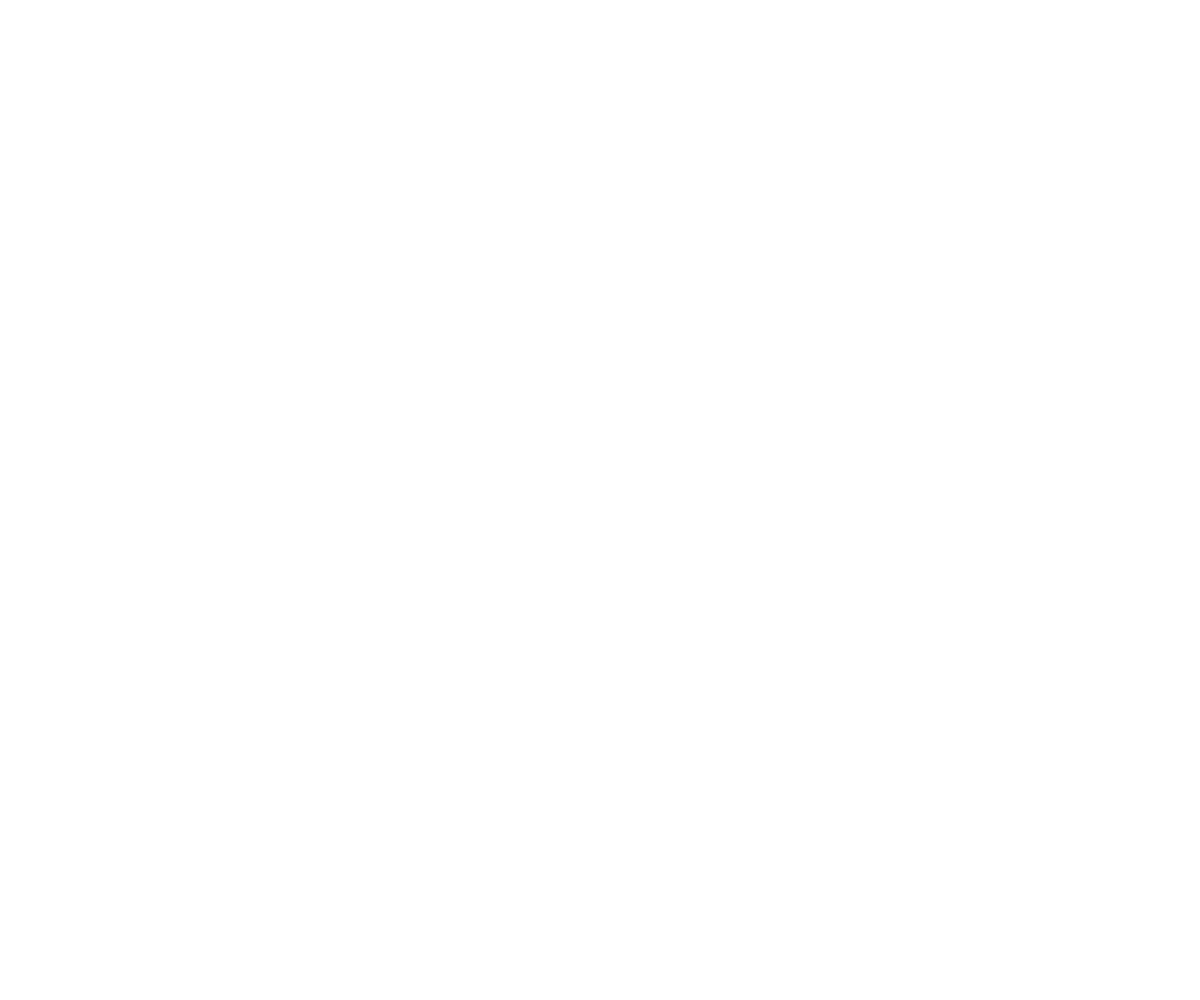
Frame 1 (no input)
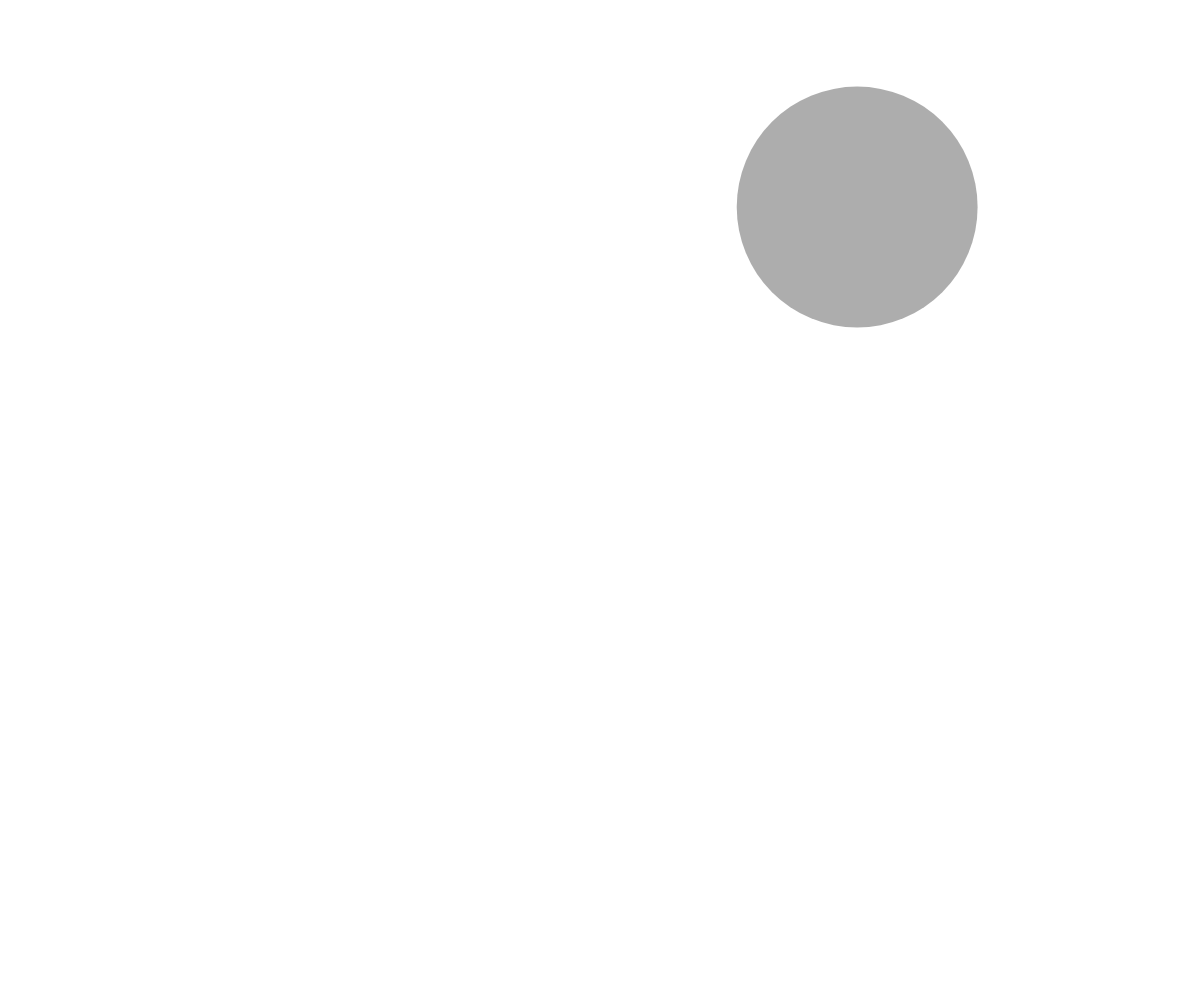
Frame 60 (no input)
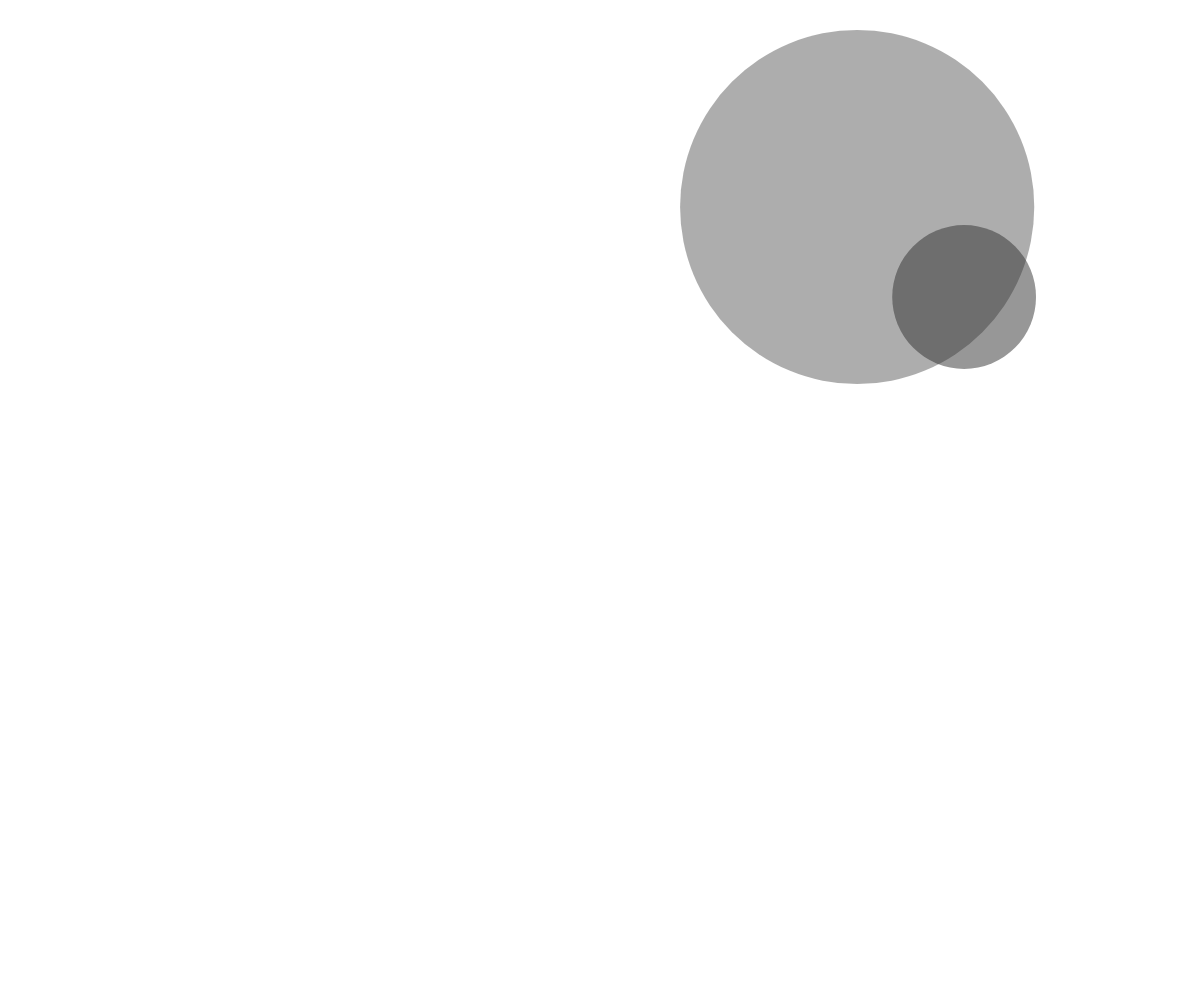
Frame 120 (the mouse pressed at the canvas centre since frame 60)

The p5.js sketch that drew these frames (run headless with seeded random() and noise() and a simulated clock; from frame 60 on, the mouse is pressed at the canvas centre):

// p5.js sketch
// ── sketch.js
var miks = [];
function setup() {
  createCanvas(windowWidth,windowHeight);
}

function draw() {
  background(255);
  for(var i = 0; i < miks.length; i++){
    miks[i].mostra();
  }
  //intervallo();
}
var mm = setInterval(intervallo, 1000);
function intervallo(){
  var x = random(width);
  var y = random(height);
  var diam = random(50,300);
  var a = new Obj(x, y, diam);
  miks.push(a);
  if(miks.length == 50){
    clearInterval(mm);
  }
}

//OBJ
function Obj(x, y, dim){
  var duration = 1000/60; //60fps
  var value = 0;
  var fattore = 1.5;
  var target = dim;
  var over = target * fattore;
  var easing = 0.05;
  
  var inc = setInterval(exec, duration);
  var dec;
  
  var c = random(255);
  
  function exec(){
    if(ceil(value) >= over){
      clearInterval(inc);
      dec = setInterval(decr, duration);
    }else{
      //value++;
      value += easing * (over - value);
    }
  }
  function decr(){
    if(ceil(value) <= target){
      clearInterval(dec);
    }else{
      value -= easing * (value -target);
    }
  }
  this.mostra = function(){
    //println(ceil(value));
    noStroke();
    fill(c, 125);
    ellipse(x,y,value,value);
  }
  }
    
